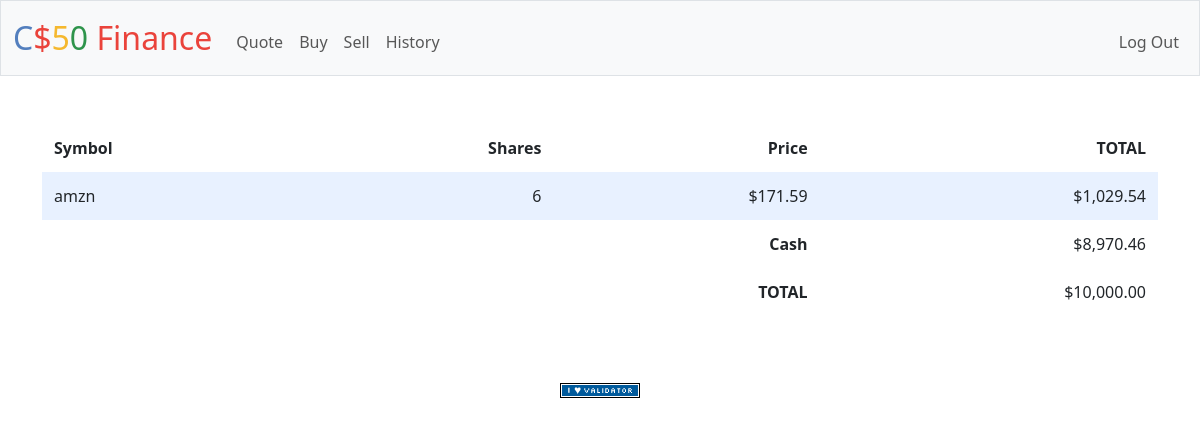
Before: / (signed in) with the older database file.
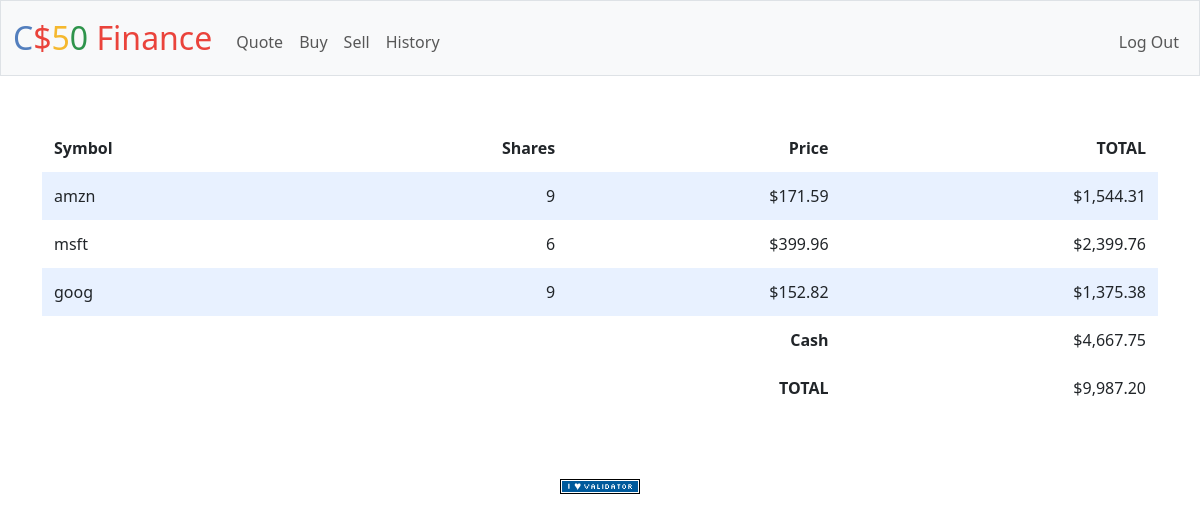
After: the same page with the newer database file.
### tables this page shows
CREATE TABLE portfolio (
    user_id INTEGER NOT NULL,
    symbol TEXT NOT NULL,
    shares INTEGER NOT NULL,
    price NUMERIC NOT NULL,
    total NUMERIC GENERATED ALWAYS AS (shares * price) STORED,
    FOREIGN KEY (user_id) REFERENCES users(id)
);

CREATE TABLE users (
    id INTEGER PRIMARY KEY AUTOINCREMENT NOT NULL,
    username TEXT NOT NULL,
    hash TEXT NOT NULL,
    cash NUMERIC NOT NULL DEFAULT 10000.00
);

### app.py (the view)
@app.route("/")
@login_required
def index():
    user_id = session["user_id"]
    portfolio = db.execute("SELECT symbol, shares, price, total FROM portfolio WHERE user_id = ?", user_id)
    cash = db.execute("SELECT cash FROM users WHERE id = ?", user_id)[0]["cash"]
    total = cash + sum([row["total"] for row in portfolio])
    return render_template("index.html", portfolio=portfolio, cash=cash, total=total)

### app.py (called while the page is built)
@app.after_request
def after_request(response):
    response.headers["Cache-Control"] = "no-cache, no-store, must-revalidate"
    response.headers["Expires"] = 0
    response.headers["Pragma"] = "no-cache"
    return response

### helpers.py (called while the page is built)
def login_required(f):
    @wraps(f)
    def decorated_function(*args, **kwargs):
        if session.get("user_id") is None:
            return redirect("/login")
        return f(*args, **kwargs)
    return decorated_function

def usd(value):
    return f"${value:,.2f}"

### templates/index.html (shortened to what this page needs)
{% extends "layout.html" %}
{% block main %}
<div>
    <table>
            <thead>
                <tr>
                    <th class="text-start">Symbol</th>
                    <th class="text-end">Shares</th>
                    <th class="text-end">Price</th>
                    <th class="text-end">TOTAL</th>
                </tr>
            </thead>
            <tbody>
                {% for stock in portfolio %}
                    <tr>
                        <td class="text-start"> {{ stock['symbol'] }}</td>
                        <td class="text-end"> {{ stock['shares'] }}</td>
                        <td class="text-end"> {{ stock['price'] | usd }}</td>
                        <td class="text-end"> {{ stock['total'] | usd }}</td>
                    </tr>
                {% endfor %}
            </tbody>
            <tfoot>
                <tr>
                    <td class="border-0 fw-bold text-end" colspan="3">Cash</td>
                    <td class="border-0 text-end">{{ cash | usd }}</td>
                </tr>
                <tr>
                    <td class="border-0 fw-bold text-end" colspan="3">TOTAL</td>
                    <td class="border-0 w-bold text-end"> {{ total | usd }} </td>
                </tr>
            </tfoot>
    </table>
</div>
{% endblock %}

### templates/layout.html (shortened to what this page needs)
<!DOCTYPE html>
<html lang="en">
    <head>
        <link href="https://cdn.jsdelivr.net/npm/bootstrap@5.3.3/dist/css/bootstrap.min.css" rel="stylesheet">
        <link href="/static/styles.css" rel="stylesheet">
    </head>
    <body>
        <nav class="bg-light border navbar navbar-expand-md navbar-light">
            <div class="container-fluid">
                <a class="navbar-brand" href="/"><span class="blue">C</span><span class="red">$</span><span class="yellow">5</span><span class="green">0</span> <span class="red">Finance</span></a>
                <div class="collapse navbar-collapse" id="navbar">
                    {% if session["user_id"] %}
                        <ul class="navbar-nav me-auto mt-2">
                            <li class="nav-item"><a class="nav-link" href="/quote">Quote</a></li>
                            <li class="nav-item"><a class="nav-link" href="/buy">Buy</a></li>
                            <li class="nav-item"><a class="nav-link" href="/sell">Sell</a></li>
                            <li class="nav-item"><a class="nav-link" href="/history">History</a></li>
                        </ul>
                        <ul class="navbar-nav ms-auto mt-2">
                            <li class="nav-item"><a class="nav-link" href="/logout">Log Out</a></li>
                        </ul>
                    {% else %}
                        <ul class="navbar-nav ms-auto mt-2">
                            <li class="nav-item"><a class="nav-link" href="/register">Register</a></li>
                            <li class="nav-item"><a class="nav-link" href="/login">Log In</a></li>
                        </ul>
                    {% endif %}
                </div>
            </div>
        </nav>
        <main class="container py-5 text-center">
            {% block main %}{% endblock %}
        </main>
        <footer class="mb-5">
            <form action="https://validator.w3.org/check" class="text-center" enctype="multipart/form-data" method="post" target="_blank">
                <input alt="Validate" src="/static/I_heart_validator.png" type="image">
            </form>
        </footer>
    </body>
</html>

### static/styles.css (style rules this page uses)
nav .navbar-brand { font-size: xx-large; }
nav .navbar-brand .blue { color: #537fbe; }
nav .navbar-brand .red { color: #ea433b; }
nav .navbar-brand .yellow { color: #f5b82e; }
nav .navbar-brand .green { color: #2e944b; }
table { background-color: transparent; margin-bottom: 1rem; width: 100%; }
table th, table td { padding: 0.75rem; vertical-align: middle; }
tbody tr:nth-of-type(odd) { background-color: rgb(179, 208, 255, 0.3) }

Changed rows visible on the page:
changed portfolio "amzn": shares "6" → "9"; total "$1,029.54" → "$1,544.31"
added portfolio: symbol "msft", shares "6", price "$399.96", total "$2,399.76"
added portfolio: symbol "goog", shares "9", price "$152.82", total "$1,375.38"
changed users: cash "$8,970.46" → "$4,667.75"
Other visible differences:
{{ total | usd }}: "$10,000.00" → "$9,987.20"
